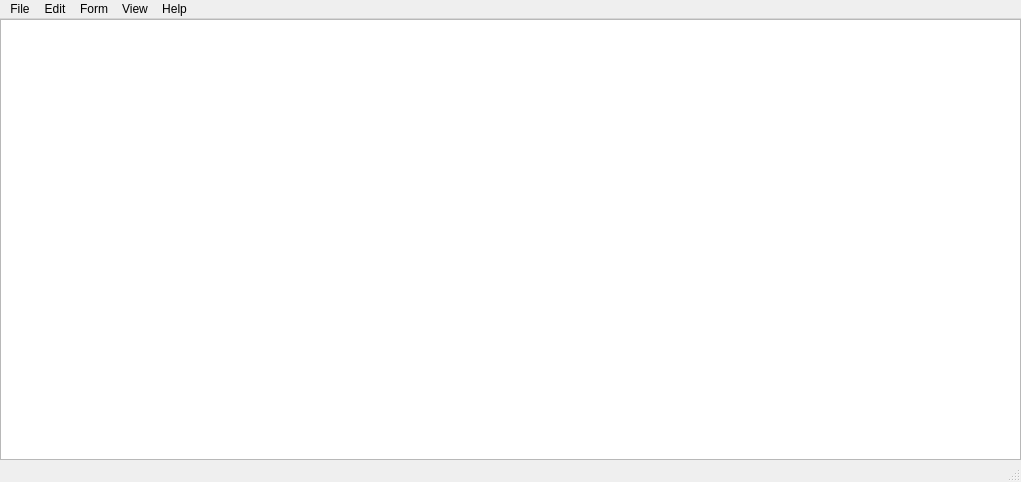
<?xml version="1.0" encoding="UTF-8"?>
<ui version="4.0">
 <class>MainWindow</class>
 <widget class="QMainWindow" name="MainWindow">
  <property name="geometry">
   <rect>
    <x>0</x>
    <y>0</y>
    <width>1021</width>
    <height>482</height>
   </rect>
  </property>
  <property name="windowTitle">
   <string>notepad</string>
  </property>
  <widget class="QWidget" name="centralwidget">
   <layout class="QGridLayout" name="gridLayout">
    <property name="leftMargin">
     <number>0</number>
    </property>
    <property name="topMargin">
     <number>0</number>
    </property>
    <property name="rightMargin">
     <number>0</number>
    </property>
    <property name="bottomMargin">
     <number>0</number>
    </property>
    <item row="0" column="0">
     <layout class="QGridLayout" name="gridLayout_2">
      <item row="0" column="0">
       <widget class="QPlainTextEdit" name="plainTextEdit"/>
      </item>
     </layout>
    </item>
   </layout>
  </widget>
  <widget class="QMenuBar" name="menubar">
   <property name="geometry">
    <rect>
     <x>0</x>
     <y>0</y>
     <width>1021</width>
     <height>26</height>
    </rect>
   </property>
   <widget class="QMenu" name="menu_file">
    <property name="title">
     <string>File</string>
    </property>
    <addaction name="action_open"/>
    <addaction name="action_save"/>
    <addaction name="action_saveas"/>
   </widget>
   <widget class="QMenu" name="menu_edit">
    <property name="title">
     <string>Edit</string>
    </property>
   </widget>
   <widget class="QMenu" name="menu_form">
    <property name="title">
     <string>Form</string>
    </property>
   </widget>
   <widget class="QMenu" name="menu_view">
    <property name="title">
     <string>View</string>
    </property>
   </widget>
   <widget class="QMenu" name="menu_help">
    <property name="title">
     <string>Help</string>
    </property>
   </widget>
   <addaction name="menu_file"/>
   <addaction name="menu_edit"/>
   <addaction name="menu_form"/>
   <addaction name="menu_view"/>
   <addaction name="menu_help"/>
  </widget>
  <widget class="QStatusBar" name="statusbar"/>
  <action name="action_open">
   <property name="text">
    <string>Open</string>
   </property>
   <property name="shortcut">
    <string>Ctrl+O</string>
   </property>
  </action>
  <action name="action_save">
   <property name="text">
    <string>Save</string>
   </property>
   <property name="shortcut">
    <string>Ctrl+S</string>
   </property>
  </action>
  <action name="action_saveas">
   <property name="text">
    <string>SaveAs</string>
   </property>
   <property name="shortcut">
    <string>Ctrl+Shift+S</string>
   </property>
  </action>
 </widget>
 <resources/>
 <connections/>
</ui>
